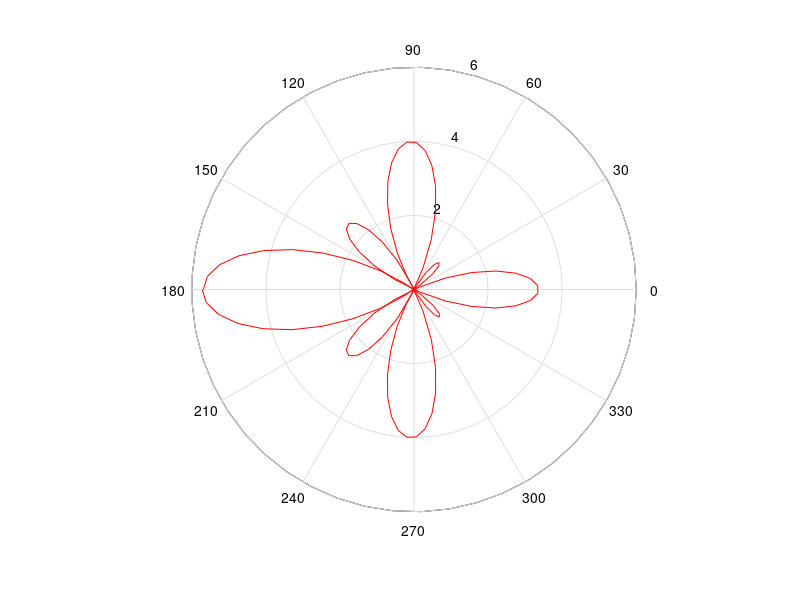

Source code (MATLAB):
clear all
home

colorspec = '-r';
t = linspace(0,2*pi,100);
A = -1;
B = 3;
C = 4;
D = 5;
E = 12;

r = A.*exp(cos(t)) - B.*cos(C.*t) + (sin(t./E)).^D;

polar(t,r,colorspec)
hold on